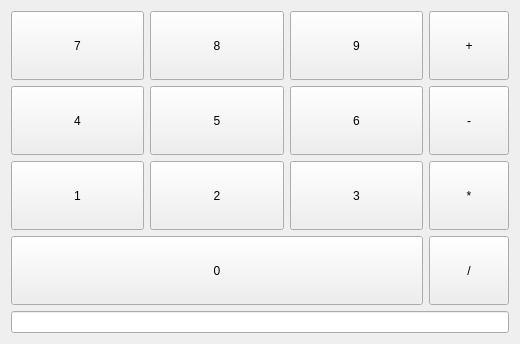
<?xml version="1.0" encoding="UTF-8"?>
<ui version="4.0">
 <class>MainWindow</class>
 <widget class="QMainWindow" name="MainWindow">
  <property name="geometry">
   <rect>
    <x>0</x>
    <y>0</y>
    <width>520</width>
    <height>344</height>
   </rect>
  </property>
  <property name="sizePolicy">
   <sizepolicy hsizetype="Expanding" vsizetype="Expanding">
    <horstretch>0</horstretch>
    <verstretch>0</verstretch>
   </sizepolicy>
  </property>
  <property name="windowTitle">
   <string>MainWindow</string>
  </property>
  <widget class="QWidget" name="centralWidget">
   <layout class="QVBoxLayout" name="verticalLayout_2">
    <item>
     <layout class="QVBoxLayout" name="verticalLayout">
      <item>
       <layout class="QHBoxLayout" name="horizontalLayout">
        <item>
         <layout class="QVBoxLayout" name="layout_numbers">
          <item>
           <layout class="QHBoxLayout" name="row_top">
            <item>
             <widget class="QPushButton" name="button_7">
              <property name="sizePolicy">
               <sizepolicy hsizetype="Expanding" vsizetype="Expanding">
                <horstretch>0</horstretch>
                <verstretch>0</verstretch>
               </sizepolicy>
              </property>
              <property name="text">
               <string>7</string>
              </property>
             </widget>
            </item>
            <item>
             <widget class="QPushButton" name="button_8">
              <property name="sizePolicy">
               <sizepolicy hsizetype="Expanding" vsizetype="Expanding">
                <horstretch>0</horstretch>
                <verstretch>0</verstretch>
               </sizepolicy>
              </property>
              <property name="text">
               <string>8</string>
              </property>
             </widget>
            </item>
            <item>
             <widget class="QPushButton" name="button_9">
              <property name="sizePolicy">
               <sizepolicy hsizetype="Expanding" vsizetype="Expanding">
                <horstretch>0</horstretch>
                <verstretch>0</verstretch>
               </sizepolicy>
              </property>
              <property name="text">
               <string>9</string>
              </property>
             </widget>
            </item>
           </layout>
          </item>
          <item>
           <layout class="QHBoxLayout" name="row_bottom">
            <item>
             <widget class="QPushButton" name="button_4">
              <property name="sizePolicy">
               <sizepolicy hsizetype="Expanding" vsizetype="Expanding">
                <horstretch>0</horstretch>
                <verstretch>0</verstretch>
               </sizepolicy>
              </property>
              <property name="text">
               <string>4</string>
              </property>
             </widget>
            </item>
            <item>
             <widget class="QPushButton" name="button_5">
              <property name="sizePolicy">
               <sizepolicy hsizetype="Expanding" vsizetype="Expanding">
                <horstretch>0</horstretch>
                <verstretch>0</verstretch>
               </sizepolicy>
              </property>
              <property name="text">
               <string>5</string>
              </property>
             </widget>
            </item>
            <item>
             <widget class="QPushButton" name="button_6">
              <property name="sizePolicy">
               <sizepolicy hsizetype="Expanding" vsizetype="Expanding">
                <horstretch>0</horstretch>
                <verstretch>0</verstretch>
               </sizepolicy>
              </property>
              <property name="text">
               <string>6</string>
              </property>
             </widget>
            </item>
           </layout>
          </item>
          <item>
           <layout class="QHBoxLayout" name="row_middle">
            <item>
             <widget class="QPushButton" name="button_1">
              <property name="sizePolicy">
               <sizepolicy hsizetype="Expanding" vsizetype="Expanding">
                <horstretch>0</horstretch>
                <verstretch>0</verstretch>
               </sizepolicy>
              </property>
              <property name="text">
               <string>1</string>
              </property>
             </widget>
            </item>
            <item>
             <widget class="QPushButton" name="button_2">
              <property name="sizePolicy">
               <sizepolicy hsizetype="Expanding" vsizetype="Expanding">
                <horstretch>0</horstretch>
                <verstretch>0</verstretch>
               </sizepolicy>
              </property>
              <property name="text">
               <string>2</string>
              </property>
             </widget>
            </item>
            <item>
             <widget class="QPushButton" name="button_3">
              <property name="sizePolicy">
               <sizepolicy hsizetype="Expanding" vsizetype="Expanding">
                <horstretch>0</horstretch>
                <verstretch>0</verstretch>
               </sizepolicy>
              </property>
              <property name="text">
               <string>3</string>
              </property>
             </widget>
            </item>
           </layout>
          </item>
          <item>
           <widget class="QPushButton" name="button_0">
            <property name="sizePolicy">
             <sizepolicy hsizetype="Minimum" vsizetype="Expanding">
              <horstretch>0</horstretch>
              <verstretch>0</verstretch>
             </sizepolicy>
            </property>
            <property name="text">
             <string>0</string>
            </property>
           </widget>
          </item>
         </layout>
        </item>
        <item>
         <layout class="QVBoxLayout" name="layout_operators">
          <item>
           <widget class="QPushButton" name="button_sum">
            <property name="sizePolicy">
             <sizepolicy hsizetype="Minimum" vsizetype="Expanding">
              <horstretch>0</horstretch>
              <verstretch>0</verstretch>
             </sizepolicy>
            </property>
            <property name="text">
             <string>+</string>
            </property>
           </widget>
          </item>
          <item>
           <widget class="QPushButton" name="button_difference">
            <property name="sizePolicy">
             <sizepolicy hsizetype="Minimum" vsizetype="Expanding">
              <horstretch>0</horstretch>
              <verstretch>0</verstretch>
             </sizepolicy>
            </property>
            <property name="text">
             <string>-</string>
            </property>
           </widget>
          </item>
          <item>
           <widget class="QPushButton" name="button_product">
            <property name="sizePolicy">
             <sizepolicy hsizetype="Minimum" vsizetype="Expanding">
              <horstretch>0</horstretch>
              <verstretch>0</verstretch>
             </sizepolicy>
            </property>
            <property name="text">
             <string>*</string>
            </property>
           </widget>
          </item>
          <item>
           <widget class="QPushButton" name="button_division">
            <property name="sizePolicy">
             <sizepolicy hsizetype="Minimum" vsizetype="Expanding">
              <horstretch>0</horstretch>
              <verstretch>0</verstretch>
             </sizepolicy>
            </property>
            <property name="text">
             <string>/</string>
            </property>
           </widget>
          </item>
         </layout>
        </item>
       </layout>
      </item>
     </layout>
    </item>
    <item>
     <widget class="QLineEdit" name="result"/>
    </item>
   </layout>
  </widget>
 </widget>
 <layoutdefault spacing="6" margin="11"/>
 <resources/>
 <connections/>
</ui>
